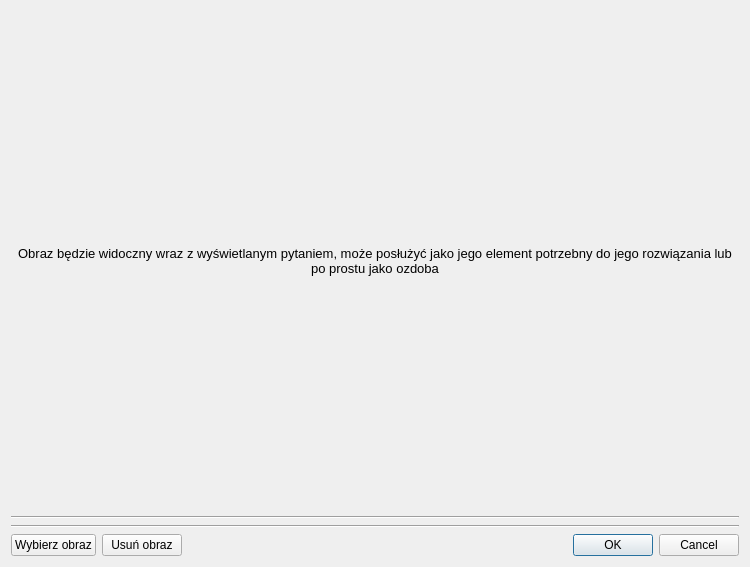
<?xml version="1.0" encoding="UTF-8"?>
<ui version="4.0">
 <class>ImageDialog</class>
 <widget class="QDialog" name="ImageDialog">
  <property name="geometry">
   <rect>
    <x>0</x>
    <y>0</y>
    <width>750</width>
    <height>567</height>
   </rect>
  </property>
  <property name="windowTitle">
   <string>Dialog</string>
  </property>
  <property name="modal">
   <bool>true</bool>
  </property>
  <layout class="QVBoxLayout" name="verticalLayout">
   <item>
    <widget class="QLabel" name="descriptionLabel">
     <property name="sizePolicy">
      <sizepolicy hsizetype="Minimum" vsizetype="Minimum">
       <horstretch>0</horstretch>
       <verstretch>0</verstretch>
      </sizepolicy>
     </property>
     <property name="font">
      <font>
       <pointsize>10</pointsize>
      </font>
     </property>
     <property name="text">
      <string>Obraz będzie widoczny wraz z wyświetlanym pytaniem, może posłużyć jako jego element potrzebny do jego rozwiązania lub po prostu jako ozdoba</string>
     </property>
     <property name="alignment">
      <set>Qt::AlignCenter</set>
     </property>
     <property name="wordWrap">
      <bool>true</bool>
     </property>
    </widget>
   </item>
   <item>
    <widget class="Line" name="topLine">
     <property name="orientation">
      <enum>Qt::Horizontal</enum>
     </property>
    </widget>
   </item>
   <item>
    <widget class="Line" name="bottomLine">
     <property name="orientation">
      <enum>Qt::Horizontal</enum>
     </property>
    </widget>
   </item>
   <item>
    <layout class="QHBoxLayout" name="horizontalLayout">
     <item>
      <widget class="QPushButton" name="selectImgButton">
       <property name="font">
        <font>
         <pointsize>9</pointsize>
        </font>
       </property>
       <property name="text">
        <string>Wybierz obraz</string>
       </property>
      </widget>
     </item>
     <item>
      <widget class="QPushButton" name="removeImgButton">
       <property name="font">
        <font>
         <pointsize>9</pointsize>
        </font>
       </property>
       <property name="text">
        <string>Usuń obraz</string>
       </property>
      </widget>
     </item>
     <item>
      <widget class="QDialogButtonBox" name="buttons">
       <property name="standardButtons">
        <set>QDialogButtonBox::Cancel|QDialogButtonBox::Ok</set>
       </property>
      </widget>
     </item>
    </layout>
   </item>
  </layout>
 </widget>
 <resources/>
 <connections/>
</ui>
